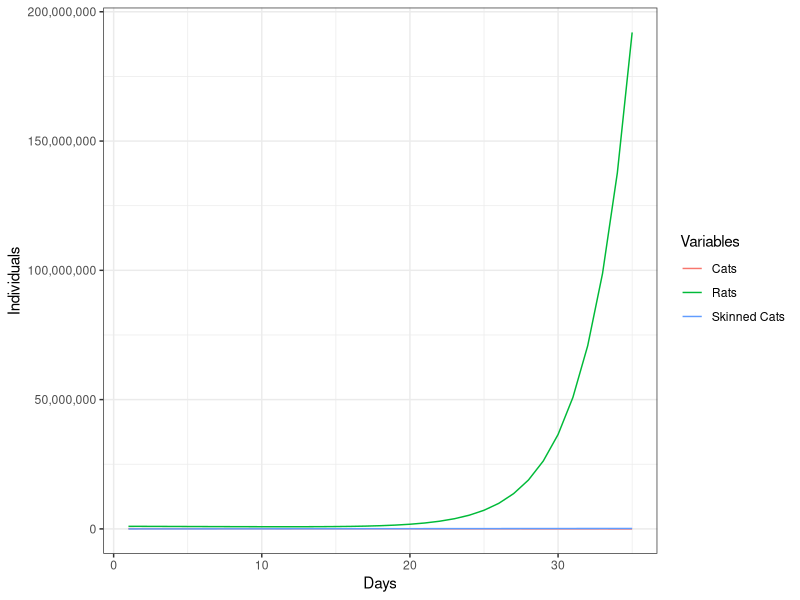
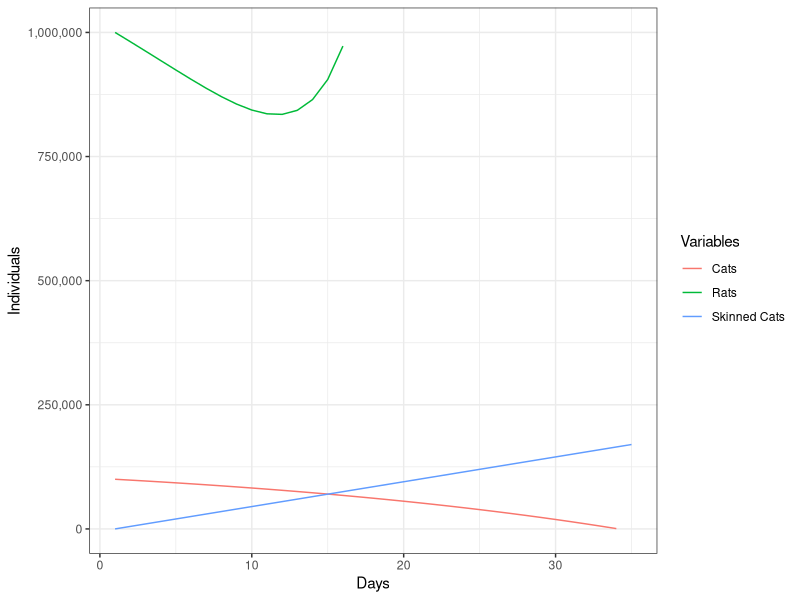
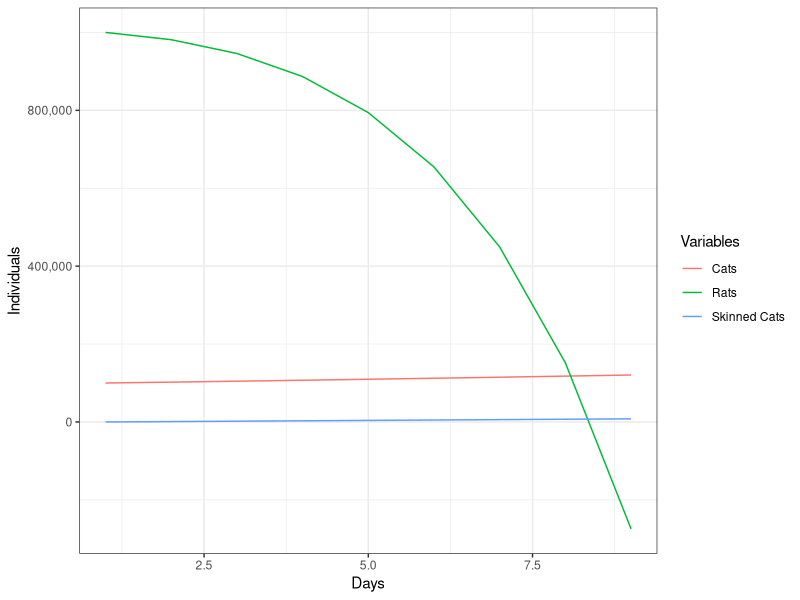
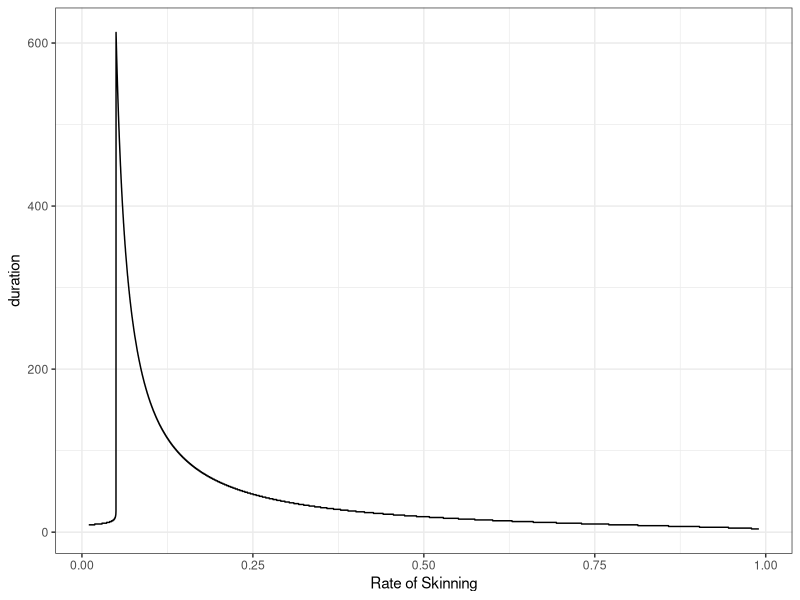
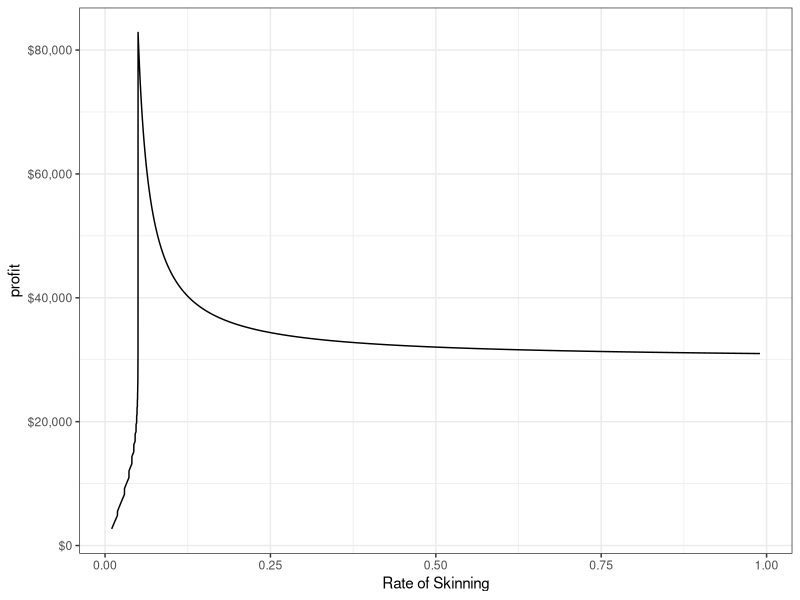

These figures' R source, in order:
## ---- chunk 1
library(knitr)
opts_chunk$set(tidy.opts=list(width.cutoff=60),tidy=TRUE) #to make it wrap around on github
library(tidyverse) #load this package for plotting and manipulating data
## ---- chunk 2
total_days <- 3650 # going to simluate the model for 10 decades

#pre-allocate vectors
C <- rep(NA, total_days) #Vector of number of cats
R <- rep(NA, total_days) #Vector of number of rats
D <- rep(NA, total_days) #Vector of number of skinned cats

#initial population size
C[1] <- 100000 #initial cat population size
R[1] <- 1000000 #initial rat population size
D[1] <- 0 #initial skinned cat population size

#loop to run the model
for (t in 1:total_days){
  if(C[t] < 0 | R[t] < 0){
    break} #stop the loop if either population is below zero.
  
  
#### Births #####
  C[t+1] <-  C[t] + (12/365)*C[t] # Cats
  R[t+1] <- R[t] + (144/365)*R[t] # Rats
  
### Feeding #####

  R[t+1] <- R[t+1] - 4*C[t+1]   # feed the cats
  
  # skin the cats
  D[t+1] <-  D[t]+ 5000 #add 5000 cats to skinned vector
  C[t+1] <- C[t+1] - 5000 #remove 5000 cats to skinned vector
}

#output the results in a dataframe 
#time in days, 
#cats vector
#number of skinned cats
model_output <- 
  data.frame(time = 1:total_days, 
             Cats = C, 
             Rats = R, 
             Skinned_Cats = D) %>%
   #remove days that were not used since the model stopped
    na.omit()
print(paste("population crash at", t, "days"))
## ---- chunk 3
  model_output %>%
  #change from wide form to long form
    gather(key = "Variables", value = "Individuals", -time) %>% 
    ggplot(aes(x = time, y = Individuals, color = Variables)) + geom_line() + theme_bw() +
  #reformat y axis
  scale_y_continuous(labels = function(x) format(x, big.mark = ",", scientific = F)) + 
  scale_color_discrete(labels = c("Cats", "Rats", "Skinned Cats"))+ 
  #add xlabel
  xlab("Days")
## ---- chunk 4
  model_output %>%
  #change from wide form to long form
    gather(key = "Variables", value = "Individuals", -time) %>% 
    ggplot(aes(x = time, y = Individuals, color = Variables)) + geom_line() + theme_bw() + 
    #reformat y axis
  scale_y_continuous(labels = function(x) format(x, big.mark = ",", scientific = F), limits = c(0, 1000000)) +
    scale_color_discrete(labels = c("Cats", "Rats", "Skinned Cats")) + 
  #add xlabel
xlab("Days")

## ---- chunk 5
# going to simluate the model for 365 days
total_days <- 3650 

#pre-allocate vectors
C <- rep(NA, total_days)
R <- rep(NA, total_days)
D <- rep(NA, total_days)

#initial population size
C[1] <- 100000
R[1] <- 1000000
D[1] <- 0

#loop to run the model
for (t in 1:total_days){
  if(C[t] <= 1| R[t] <= 1){
    break} #stop the loop if either population is below zero.
  
  
#####Births ######
  #Cats
  C[t+1] <-  C[t] + (12/365)*C[t] 
  
  #Rats
  R[t+1] <- R[t] + (144/365)*R[t] 
  
  
### Feeding #####
  # feed the cats
  R[t+1] <- R[t+1] - 4*C[t+1]
  
  # skin the cats
  #now only doing 1000 a day
  D[t+1] <-  D[t] + 1000
  C[t+1] <- C[t+1] - 1000
}

model_output <- 
  data.frame(time = 1:total_days, 
             Cats = C, 
             Rats = R, 
             Skinned_Cats = D) %>%
    na.omit()
print(paste("population crash at", t, "days"))
## ---- chunk 6
  model_output %>%
    gather(key = "Variables", value = "Individuals", -time) %>%
    ggplot(aes(x = time, y = Individuals, color = Variables)) + geom_line() + theme_bw() +
  #reformat y axis
  scale_y_continuous(labels = function(x) format(x, big.mark = ",", scientific = FALSE)) + 
    scale_color_discrete(labels = c("Cats", "Rats", "Skinned Cats"))+ 
  #change x axis
  xlab("Days")

## ---- chunk 7

num_skinned <- seq(0.01, 0.99, by = .0001)

output <- data.frame(num_skinned, 
           duration = rep(NA, length(num_skinned)), 
           profit = rep(NA, length(num_skinned)))

for (i in 1:length(num_skinned)){
  
total_days <- 3650 # going to simluate the model for 365 days

#pre-allocate vectors
C <- rep(NA, total_days)
R <- rep(NA, total_days)
D <- rep(NA, total_days)

#initial population size
C[1] <- 100000
R[1] <- 1000000
D[1] <- 0

#loop to run the model
for (t in 1:total_days){
  if(C[t] <= 1| R[t] <= 1){
    break} #stop the loop if either population is below zero.
  
  
#####Births ######
  #Cats
  C[t+1] <-  C[t] + (12/365)*C[t] 
  
  #Rats
  R[t+1] <- R[t] + (144/365)*R[t] 
  
  
### Feeding #####
  # feed the cats
  R[t+1] <- R[t+1] - 4*C[t+1]
  
  # skin the cats
  #now only doing 1000 a day
  D[t+1] <-  D[t] + num_skinned[i] * C[t+1]
  C[t+1] <- C[t+1] - num_skinned[i] * C[t+1]
  }

output[i,2] <- t
output[i,3] <- D[t]* 0.3  
}
print(paste("population crash at", t, "days"))
## ---- chunk 8
  output %>%
    ggplot(aes(x = num_skinned, y = duration)) + geom_line() + theme_bw() + 
  #reformat y axis
  scale_y_continuous(labels = function(x) format(x, big.mark = ",", scientific = FALSE)) + xlab("Rate of Skinning")

## ---- chunk 9
  output %>%
    ggplot(aes(x = num_skinned, y = profit)) + geom_line() + theme_bw() + 
    #reformat y axis
  scale_y_continuous(labels = scales::dollar) + xlab("Rate of Skinning")
## ---- chunk 10
output %>%
  arrange(desc(profit)) %>%
  head()
